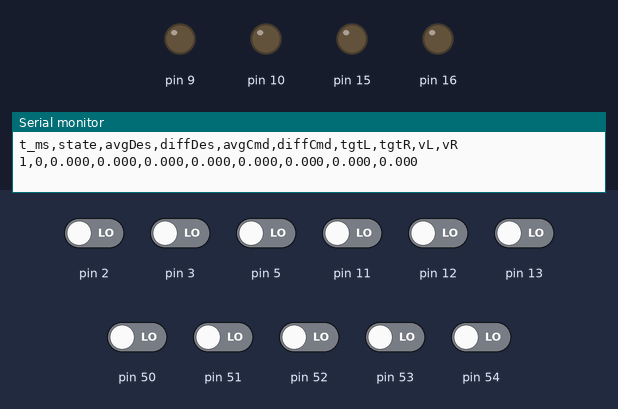
A sketch run on a simulated Arduino Mega 2560, built with avr-gcc and run on an emulated ATmega2560. Shown: output pins drawn as LEDs (lit = HIGH), the last lines printed to the serial monitor. The test bench sets the inputs (shaded band); at power-on: pin 2, pin 3, pin 5, pin 11–13, pin 50–54 LOW.

Above: at 0.3 s.
At 6.35 s:
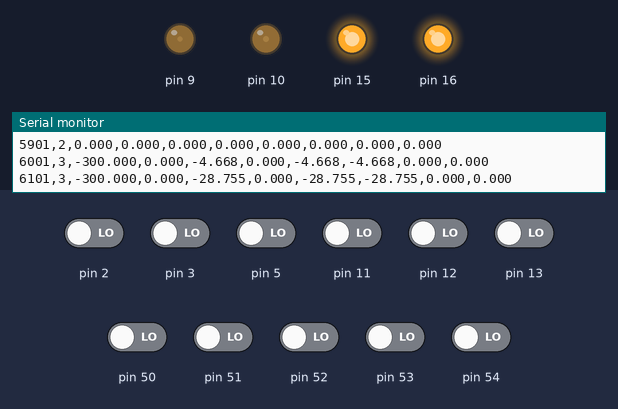
At 11.0 s:
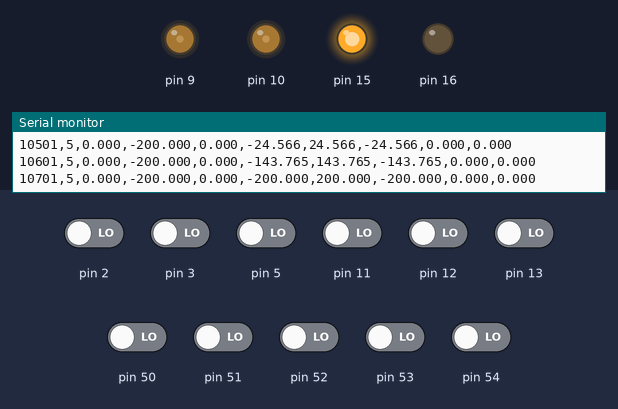
At 13.9 s:
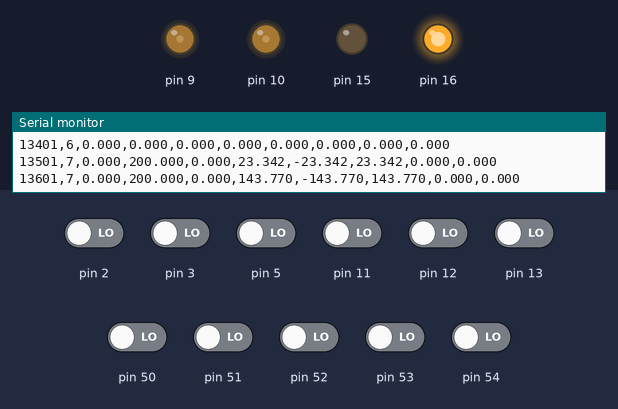
At 18.0 s:
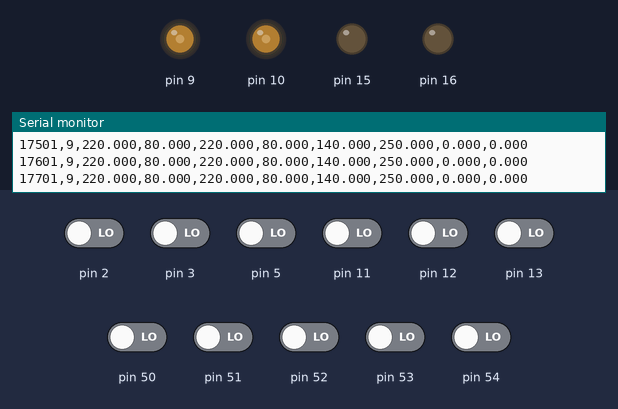
At 35.8 s:
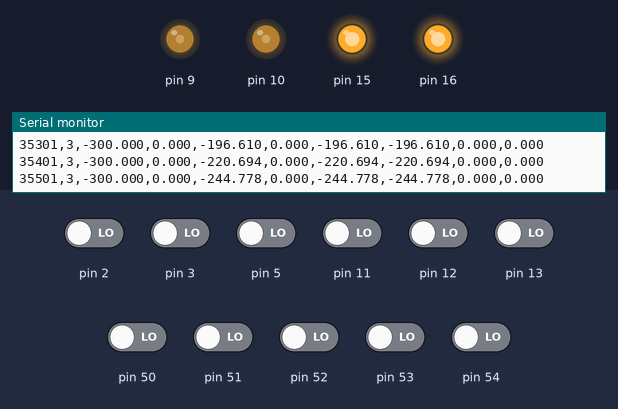
Timing chart, 0 to 40.0 s (numbered marks = the images above):
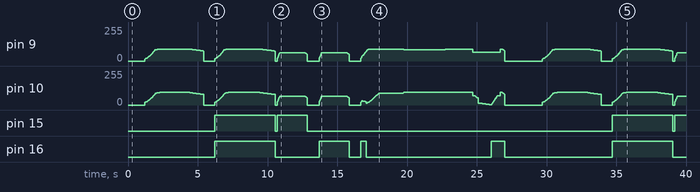

The sketch:

Motion.ino
```cpp
// ============================================================
// Arduino auto-prototype FIX (must be placed before all #includes)
// ============================================================
// Arduino may auto-generate function prototypes before type definitions.
// Forward-declare the enum here (like your main code does) to avoid ordering issues.
enum class DemoState : unsigned char;

#include <Arduino.h>
#include <math.h>

#define ENCODERS3PI_IMPLEMENTATION
#include "Encoders3pi.h"

#include "WheelSpeedCtrl3pi.h"

// ============================================================
// Motion params (use your current values)
// ============================================================

struct MotionParams {
  float cruiseAvgUp    = 220.0f;
  float cruiseAvgDown  = 240.0f;

  float edgeDiffUp     = 1200.0f;
  float edgeDiffDown   = 1200.0f;

  float targetClampCps = 250.0f;

  float cruisePidClampAbs = 60.0f;
  float edgePidClampAbs   = 35.0f;

  uint16_t ctrlDtMs   = 20;
  uint16_t speedWinMs = 100;

  bool leftForwardLevel  = LOW;
  bool rightForwardLevel = LOW;
};

MotionParams MP;

// ============================================================
// Accel limiter (same as your main)
// ============================================================

struct AccelLimiter {
  float y = 0.0f;
  float accelUp = 220.0f;
  float accelDown = 350.0f;
  uint32_t lastUs = 0;

  void reset(float value = 0.0f) { y = value; lastUs = micros(); }

  float update(float x) {
    uint32_t now = micros();
    float dt = (lastUs == 0) ? 0.0f : (now - lastUs) * 1e-6f;
    lastUs = now;
    if (dt <= 0.0f) { y = x; return y; }

    float dy = x - y;
    float maxStep = (dy >= 0.0f ? accelUp : accelDown) * dt;
    if (fabsf(dy) > fabsf(maxStep)) dy = copysignf(maxStep, dy);
    y += dy;
    return y;
  }
};

static AccelLimiter limAvg;
static AccelLimiter limDiff;

static inline float clampCps(float x) {
  const float lim = MP.targetClampCps;
  if (x > lim) return lim;
  if (x < -lim) return -lim;
  return x;
}

static inline void setPidClampCruise() {
  WheelSpeed3pi::setPidLimit(true, MP.cruisePidClampAbs, true, true);
}

static inline void setPidClampEdge() {
  WheelSpeed3pi::setPidLimit(true, MP.edgePidClampAbs, true, true);
}

static inline void initShapers() {
  limAvg.accelUp   = MP.cruiseAvgUp;
  limAvg.accelDown = MP.cruiseAvgDown;

  limDiff.accelUp   = MP.edgeDiffUp;
  limDiff.accelDown = MP.edgeDiffDown;

  limAvg.reset(0.0f);
  limDiff.reset(0.0f);
}

// avg/diff shaping -> wheel targets -> WheelSpeed update
static inline void shapedMotionUpdate(float avgDes, float diffDes,
                                      float* outAvgCmd, float* outDiffCmd,
                                      float* outTgtL, float* outTgtR) {
  const float avgCmd  = limAvg.update(avgDes);
  const float diffCmd = limDiff.update(diffDes);

  const float tgtL = clampCps(avgCmd - diffCmd);
  const float tgtR = clampCps(avgCmd + diffCmd);

  WheelSpeed3pi::setTargetCps(tgtL, tgtR);
  WheelSpeed3pi::update();

  if (outAvgCmd)  *outAvgCmd  = avgCmd;
  if (outDiffCmd) *outDiffCmd = diffCmd;
  if (outTgtL)    *outTgtL    = tgtL;
  if (outTgtR)    *outTgtR    = tgtR;
}

// ============================================================
// Demo FSM: show shaping under many command patterns
// ============================================================

enum class DemoState : unsigned char {
  IDLE = 0,

  FWD_STEP,
  STOP1,
  REV_STEP,
  STOP2,

  PIVOT_R,
  STOP3,
  PIVOT_L,
  STOP4,

  ARC_L,
  ARC_R,

  CLAMP_AVG,
  CLAMP_DIFF,

  STOP_END
};

static DemoState gState = DemoState::IDLE;
static uint32_t  stateStartMs = 0;
static uint32_t  missionStartMs = 0;

static uint32_t lastCtrlMs  = 0;
static uint32_t lastPrintMs = 0;

static inline uint32_t stateDurationMs(DemoState s) {
  switch (s) {
    case DemoState::IDLE:       return 1000;

    case DemoState::FWD_STEP:   return 3000;
    case DemoState::STOP1:      return 2000;
    case DemoState::REV_STEP:   return 3000;
    case DemoState::STOP2:      return 1500;

    case DemoState::PIVOT_R:    return 2000;
    case DemoState::STOP3:      return 1000;
    case DemoState::PIVOT_L:    return 2000;
    case DemoState::STOP4:      return 1000;

    case DemoState::ARC_L:      return 3000;
    case DemoState::ARC_R:      return 3000;

    case DemoState::CLAMP_AVG:  return 2000;
    case DemoState::CLAMP_DIFF: return 2000;

    case DemoState::STOP_END:   return 2000;
  }
  return 1000;
}

static inline DemoState nextState(DemoState s) {
  switch (s) {
    case DemoState::IDLE:       return DemoState::FWD_STEP;

    case DemoState::FWD_STEP:   return DemoState::STOP1;
    case DemoState::STOP1:      return DemoState::REV_STEP;
    case DemoState::REV_STEP:   return DemoState::STOP2;
    case DemoState::STOP2:      return DemoState::PIVOT_R;

    case DemoState::PIVOT_R:    return DemoState::STOP3;
    case DemoState::STOP3:      return DemoState::PIVOT_L;
    case DemoState::PIVOT_L:    return DemoState::STOP4;
    case DemoState::STOP4:      return DemoState::ARC_L;

    case DemoState::ARC_L:      return DemoState::ARC_R;
    case DemoState::ARC_R:      return DemoState::CLAMP_AVG;

    case DemoState::CLAMP_AVG:  return DemoState::CLAMP_DIFF;
    case DemoState::CLAMP_DIFF: return DemoState::STOP_END;

    case DemoState::STOP_END:   return DemoState::IDLE;
  }
  return DemoState::IDLE;
}

static inline void stateCommand(DemoState s, float* avgDes, float* diffDes, bool* edgeClamp) {
  *avgDes = 0.0f;
  *diffDes = 0.0f;
  *edgeClamp = false;

  switch (s) {
    case DemoState::IDLE:
      *avgDes = 0.0f; *diffDes = 0.0f; *edgeClamp = false;
      break;

    case DemoState::FWD_STEP:
      *avgDes = 300.0f; *diffDes = 0.0f; *edgeClamp = false;
      break;

    case DemoState::STOP1:
      *avgDes = 0.0f; *diffDes = 0.0f; *edgeClamp = false;
      break;

    case DemoState::REV_STEP:
      *avgDes = -300.0f; *diffDes = 0.0f; *edgeClamp = false;
      break;

    case DemoState::STOP2:
      *avgDes = 0.0f; *diffDes = 0.0f; *edgeClamp = false;
      break;

    case DemoState::PIVOT_R:
      *avgDes = 0.0f; *diffDes = -200.0f; *edgeClamp = true;
      break;

    case DemoState::STOP3:
      *avgDes = 0.0f; *diffDes = 0.0f; *edgeClamp = true;
      break;

    case DemoState::PIVOT_L:
      *avgDes = 0.0f; *diffDes = 200.0f; *edgeClamp = true;
      break;

    case DemoState::STOP4:
      *avgDes = 0.0f; *diffDes = 0.0f; *edgeClamp = true;
      break;

    case DemoState::ARC_L:
      *avgDes = 220.0f; *diffDes = 80.0f; *edgeClamp = false;
      break;

    case DemoState::ARC_R:
      *avgDes = 220.0f; *diffDes = -80.0f; *edgeClamp = false;
      break;

    case DemoState::CLAMP_AVG:
      *avgDes = 500.0f; *diffDes = 0.0f; *edgeClamp = false;
      break;

    case DemoState::CLAMP_DIFF:
      *avgDes = 0.0f; *diffDes = 400.0f; *edgeClamp = true;
      break;

    case DemoState::STOP_END:
      *avgDes = 0.0f; *diffDes = 0.0f; *edgeClamp = false;
      break;
  }
}

static inline void enterState(DemoState s, uint32_t nowMs) {
  gState = s;
  stateStartMs = nowMs;

  float avgDes = 0.0f, diffDes = 0.0f;
  bool edgeClamp = false;
  stateCommand(gState, &avgDes, &diffDes, &edgeClamp);

  if (edgeClamp) setPidClampEdge();
  else setPidClampCruise();
}

// ============================================================
// Setup / Loop
// ============================================================

void setup() {
  Serial.begin(115200);
  delay(200);

  WheelSpeed3pi::Config cfg;
  cfg.ctrlDtMs = MP.ctrlDtMs;
  cfg.speedWinMs = MP.speedWinMs;
  cfg.leftForwardLevel  = MP.leftForwardLevel;
  cfg.rightForwardLevel = MP.rightForwardLevel;

  cfg.pidLimitEnableL = true; cfg.pidLimitAbsL = MP.cruisePidClampAbs;
  cfg.pidLimitEnableR = true; cfg.pidLimitAbsR = MP.cruisePidClampAbs;

  WheelSpeed3pi::begin(cfg);

  // Ensure encoder speed window matches this demo (harmless even if WheelSpeed already set it)
  Encoders3pi::speedBegin(MP.speedWinMs);

  initShapers();
  setPidClampCruise();

  missionStartMs = millis();
  enterState(DemoState::IDLE, missionStartMs);

  // CSV: t_ms,stateId,avgDes,diffDes,avgCmd,diffCmd,tgtL,tgtR,vL,vR
  Serial.println("t_ms,state,avgDes,diffDes,avgCmd,diffCmd,tgtL,tgtR,vL,vR");
}

void loop() {
  const uint32_t nowMs = millis();

  // FSM transition by time
  if ((uint32_t)(nowMs - stateStartMs) >= stateDurationMs(gState)) {
    enterState(nextState(gState), nowMs);
  }

  // Control update at fixed cadence
  if ((uint32_t)(nowMs - lastCtrlMs) >= MP.ctrlDtMs) {
    lastCtrlMs = nowMs;

    float avgDes = 0.0f, diffDes = 0.0f;
    bool edgeClamp = false;
    stateCommand(gState, &avgDes, &diffDes, &edgeClamp);

    float avgCmd = 0.0f, diffCmd = 0.0f, tgtL = 0.0f, tgtR = 0.0f;
    shapedMotionUpdate(avgDes, diffDes, &avgCmd, &diffCmd, &tgtL, &tgtR);

    // Print at 10 Hz
    if ((uint32_t)(nowMs - lastPrintMs) >= 100) {
      lastPrintMs = nowMs;

      const float vL = Encoders3pi::getSpeedLeftCPS();
      const float vR = Encoders3pi::getSpeedRightCPS();

      Serial.print((uint32_t)(nowMs - missionStartMs));
      Serial.print(',');
      Serial.print((unsigned int)gState);
      Serial.print(',');
      Serial.print(avgDes, 3);
      Serial.print(',');
      Serial.print(diffDes, 3);
      Serial.print(',');
      Serial.print(avgCmd, 3);
      Serial.print(',');
      Serial.print(diffCmd, 3);
      Serial.print(',');
      Serial.print(tgtL, 3);
      Serial.print(',');
      Serial.print(tgtR, 3);
      Serial.print(',');
      Serial.print(vL, 3);
      Serial.print(',');
      Serial.println(vR, 3);
    }
  }
}
```

Encoders3pi.h
```cpp
#pragma once
#include <Arduino.h>

#if !defined(__AVR_ATmega32U4__)
#error "Encoders3pi.h is intended for ATmega32U4 (e.g., Pololu 3pi+ 32U4)."
#endif

class Encoders3pi {
public:
  // Initialize encoder hardware and interrupts (optional: can be omitted; first read/speed call will auto-begin)
  static void begin();

  // Read accumulated left/right counts (int16_t wraps around)
  static int16_t getCountsLeft();
  static int16_t getCountsRight();

  // Zero counts (reset odometry origin)
  static void resetCounts();      // zero both left and right
  static void resetCountsLeft();
  static void resetCountsRight();

  // ---------------- Windowed speed API (micros()-based, units: counts/s) ----------------
  // Usage:
  //   setup(): Encoders3pi::speedBegin(100);  // 100ms window
  //   loop():  Encoders3pi::speedUpdate();    // call periodically (recommended once every 5~20ms)
  //   Read:    getSpeedLeftCPS()/getSpeedRightCPS()
  static void  speedBegin(uint16_t window_ms = 100);
  static void  speedUpdate();
  static float getSpeedLeftCPS();
  static float getSpeedRightCPS();

private:
  static bool inited_;
};

// ---------------- Implementation (compile exactly once) ----------------
// Only in ONE file write:
//   #define ENCODERS3PI_IMPLEMENTATION
//   #include "Encoders3pi.h"
// Other files only include; do not define.
#ifdef ENCODERS3PI_IMPLEMENTATION

#include <avr/io.h>
#include <avr/interrupt.h>

bool Encoders3pi::inited_ = false;

// 3pi+ 32U4 encoder signals: XOR + B; A = XOR ^ B
// Left : XOR -> D8  (PB4 / PCINT4) ; B -> PE2 (no Arduino pin number)
// Right: XOR -> D7  (PE6 / INT6)   ; B -> D23 (PF0)
static inline bool readLeftXor()  { return (PINB & _BV(4)); }   // PB4
static inline bool readLeftB()    { return (PINE & _BV(2)); }   // PE2
static inline bool readRightXor() { return (PINE & _BV(6)); }   // PE6 (INT6)
static inline bool readRightB()   { return (PINF & _BV(0)); }   // PF0 (D23)

static volatile bool lastLA, lastLB;
static volatile bool lastRA, lastRB;

// Use uint16_t to avoid undefined behavior from signed overflow; cast to int16_t at the API boundary
static volatile uint16_t cntL, cntR;

// Atomic read of both counts (disable interrupts once, read both)
static inline void readCountsAtomic(int16_t &outL, int16_t &outR) {
  uint8_t oldSREG = SREG;
  cli();
  outL = (int16_t)cntL;
  outR = (int16_t)cntR;
  SREG = oldSREG;
}

// Left: pin-change interrupt on PB4 (PCINT4)
ISR(PCINT0_vect) {
  bool newB = readLeftB();
  bool newA = readLeftXor() ^ newB;

  cntL += (newA ^ lastLB) - (lastLA ^ newB);

  lastLA = newA;
  lastLB = newB;
}

// Right: external interrupt INT6 on PE6
ISR(INT6_vect) {
  bool newB = readRightB();
  bool newA = readRightXor() ^ newB;

  cntR += (newA ^ lastRB) - (lastRA ^ newB);

  lastRA = newA;
  lastRB = newB;
}

void Encoders3pi::begin() {
  if (inited_) return;
  inited_ = true;

  // Configure input pullups (XOR / B)
  pinMode(8, INPUT_PULLUP);    // left XOR  (PB4)
  pinMode(7, INPUT_PULLUP);    // right XOR (PE6/INT6)
  pinMode(23, INPUT_PULLUP);   // right B   (PF0)

  // PE2 (left B) has no Arduino pin: manually set as input with pullup
  DDRE  &= ~_BV(2);
  PORTE |=  _BV(2);

  uint8_t oldSREG = SREG;
  cli();

  // Initialize state
  lastLB = readLeftB();
  lastLA = readLeftXor() ^ lastLB;
  cntL = 0;

  lastRB = readRightB();
  lastRA = readRightXor() ^ lastRB;
  cntR = 0;

  // Left: enable PCINT0 group + select PCINT4 (PB4)
  PCICR  |= _BV(PCIE0);
  PCMSK0 |= _BV(PCINT4);
  PCIFR  |= _BV(PCIF0);   // clear pending

  // Right: INT6 triggers on any logical change (ISC61:ISC60 = 01)
  EIMSK &= ~_BV(INT6);
  EICRB = (EICRB & ~(_BV(ISC61) | _BV(ISC60))) | _BV(ISC60);
  EIFR  |= _BV(INTF6);
  EIMSK |= _BV(INT6);

  SREG = oldSREG;
}

int16_t Encoders3pi::getCountsLeft() {
  begin();
  int16_t L, R;
  readCountsAtomic(L, R);
  return L;
}

int16_t Encoders3pi::getCountsRight() {
  begin();
  int16_t L, R;
  readCountsAtomic(L, R);
  return R;
}

void Encoders3pi::resetCounts() {
  begin();
  uint8_t oldSREG = SREG;
  cli();
  cntL = 0;
  cntR = 0;
  SREG = oldSREG;

  // To avoid "speed blowing up right after resetting counts", also reset the speed window here
  speedBegin((uint16_t)(/*keep window*/ 0)); // 0 means keep the current window (handled inside speedBegin)
}

void Encoders3pi::resetCountsLeft() {
  begin();
  uint8_t oldSREG = SREG;
  cli();
  cntL = 0;
  SREG = oldSREG;

  // Reset speed in sync (avoid speed jump)
  speedBegin((uint16_t)0);
}

void Encoders3pi::resetCountsRight() {
  begin();
  uint8_t oldSREG = SREG;
  cli();
  cntR = 0;
  SREG = oldSREG;

  speedBegin((uint16_t)0);
}

// ---------------- Windowed speed (micros-based) ----------------
// Note: do not call speedUpdate()/getSpeed*() inside ISRs (use only in loop()).
// Speed unit: counts per second (CPS); the window is a moving average (suppresses jitter/discrete jumps).

static volatile bool     spInited    = false;
static volatile uint32_t spWindowUs  = 100000UL;   // default 100ms

static volatile int16_t  spLastL = 0;
static volatile int16_t  spLastR = 0;
static volatile uint32_t spLastT = 0;

#ifndef ENC3PI_SPEED_BUF
#define ENC3PI_SPEED_BUF 32
#endif

static int16_t  spDL[ENC3PI_SPEED_BUF];
static int16_t  spDR[ENC3PI_SPEED_BUF];
static uint32_t spDT[ENC3PI_SPEED_BUF];

static uint8_t  spHead = 0;   // next write position
static uint8_t  spUsed = 0;   // number of used samples (<= BUF)
static int32_t  spSumDL = 0;
static int32_t  spSumDR = 0;
static uint32_t spSumDT = 0;

static inline uint8_t spOldestIndex() {
  // oldest = head - used
  return (uint8_t)((spHead + ENC3PI_SPEED_BUF - spUsed) % ENC3PI_SPEED_BUF);
}

void Encoders3pi::speedBegin(uint16_t window_ms) {
  begin();

  // window_ms = 0 means "keep the existing window, only reset the window contents"
  uint32_t keepWindowUs = spWindowUs;

  if (window_ms != 0) {
    if (window_ms == 0) window_ms = 1;
    spWindowUs = (uint32_t)window_ms * 1000UL;
  } else {
    spWindowUs = keepWindowUs;
  }

  uint32_t now = micros();

  // Reset ring buffer
  spHead = 0;
  spUsed = 0;
  spSumDL = 0;
  spSumDR = 0;
  spSumDT = 0;

  for (uint8_t i = 0; i < ENC3PI_SPEED_BUF; i++) {
    spDL[i] = 0;
    spDR[i] = 0;
    spDT[i] = 0;
  }

  // Use current accumulated counts as the baseline (avoid "missing counts")
  int16_t curL, curR;
  readCountsAtomic(curL, curR);

  spLastL = curL;
  spLastR = curR;
  spLastT = now;

  spInited = true;
}

void Encoders3pi::speedUpdate() {
  begin();
  if (!spInited) {
    speedBegin(100);
  }

  uint32_t now = micros();
  uint32_t dt  = (uint32_t)(now - spLastT); // unsigned wrap-safe
  if (dt == 0) return;

  // If the main loop stalls for a long time, dt becomes large; clamp it
  if (dt > 2000000UL) dt = 2000000UL; // 2s

  int16_t curL, curR;
  readCountsAtomic(curL, curR);

  int16_t dL = (int16_t)(curL - spLastL);
  int16_t dR = (int16_t)(curR - spLastR);

  spLastL = curL;
  spLastR = curR;
  spLastT = now;

  // Overwrite into ring buffer
  if (spUsed == ENC3PI_SPEED_BUF) {
    // overwrite oldest at spHead
    spSumDL -= spDL[spHead];
    spSumDR -= spDR[spHead];
    spSumDT -= spDT[spHead];
  } else {
    spUsed++;
  }

  spDL[spHead] = dL;
  spDR[spHead] = dR;
  spDT[spHead] = dt;

  spSumDL += dL;
  spSumDR += dR;
  spSumDT += dt;

  spHead = (uint8_t)((spHead + 1) % ENC3PI_SPEED_BUF);

  // Trim old samples until they fit inside the window (moving average)
  while (spUsed > 1 && spSumDT > spWindowUs) {
    uint8_t oldest = spOldestIndex();
    spSumDL -= spDL[oldest];
    spSumDR -= spDR[oldest];
    spSumDT -= spDT[oldest];
    spUsed--;
  }
}

float Encoders3pi::getSpeedLeftCPS() {
  if (!spInited) speedBegin(100);

  // Atomic read (avoid speedUpdate modifying sums at the same time)
  uint8_t oldSREG = SREG;
  cli();
  int32_t  sum = spSumDL;
  uint32_t dt  = spSumDT;
  SREG = oldSREG;

  if (dt == 0) return 0.0f;
  return (float)sum * 1000000.0f / (float)dt;
}

float Encoders3pi::getSpeedRightCPS() {
  if (!spInited) speedBegin(100);

  uint8_t oldSREG = SREG;
  cli();
  int32_t  sum = spSumDR;
  uint32_t dt  = spSumDT;
  SREG = oldSREG;

  if (dt == 0) return 0.0f;
  return (float)sum * 1000000.0f / (float)dt;
}

#endif // ENCODERS3PI_IMPLEMENTATION
```

Source omitted: Motors3pi.h (2050 bytes), PID3pi.h (4356 bytes), WheelSpeedCtrl3pi.h (7055 bytes)

Measured:
- by itself, pin 15: goes HIGH 4.4 s, LOW 0.14 s, HIGH 2.2 s, LOW 21.8 s, HIGH 4.4 s, LOW 0.14 s, then HIGH
- by itself, pin 16: LOW → HIGH at 6.2 s, → LOW 4.4 s later, → HIGH 3.1 s later, → LOW 2.2 s later, … (10 changes in this stretch)
